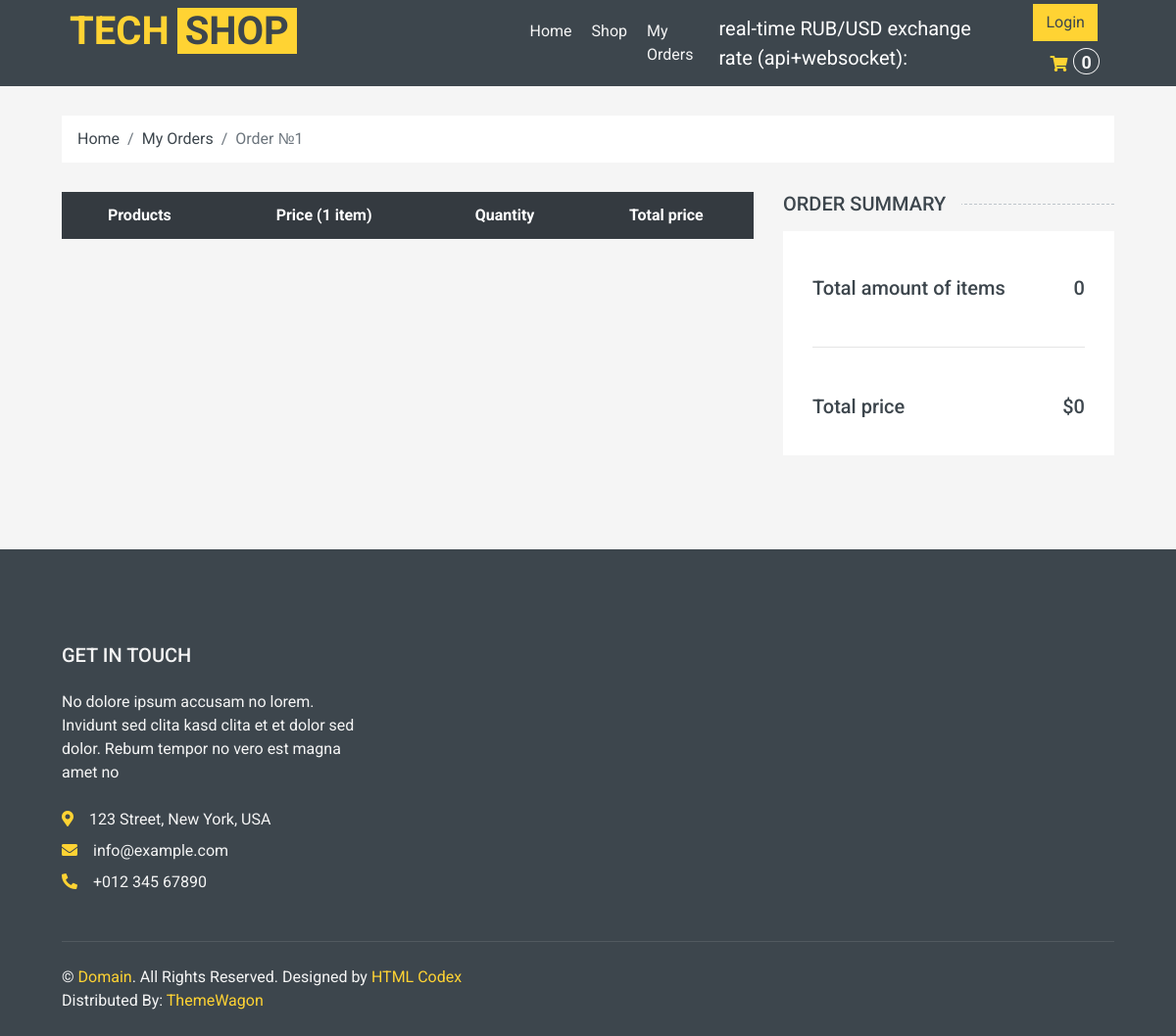
The app's page /order_detail/1 with its own data.
### shop/models.py (models this page shows, shortened)
class Order(models.Model):
    STATUS = (
    ("Pending", "Pending"),
    ("Ready", "Ready"),
    ("Delivered", "Delivered"),
    ("Cart", "Cart"),
    )
    date_created = models.DateTimeField(null = True)
    products = models.ManyToManyField("Product")
    customer = models.ForeignKey(User, blank = True, null = True, on_delete = models.SET_NULL)
    status = models.CharField(choices = STATUS, default = "Pending", max_length = 255)
    date_added = models.DateTimeField(auto_now_add = True, null = True)
    @property
    def order_total_price(self):
        return sum([item.total_item_price for item in self.orderitem_set.all()])
    @property
    def order_total_quantity(self):
        return sum([item.quantity for item in self.orderitem_set.all()])

### shop/views.py (the view)
# urls.py: path('order_detail/<int:order_id>', Shop.order_detail, name = "order_detail"),
    def order_detail(request, order_id):
        order = Order.objects.get(id=order_id)
        order_items = OrderItem.objects.all().filter(order = order)
        ctx = {
        "order":order,
        "order_items" : order_items,
        "crt_total_quantity": Shop.get_cart_total(request),
        }
        return render(request, "orders/order_detail.html", ctx)

### shop/views.py (called while the page is built)
    @staticmethod
    def get_cart_total(request):
        user = request.user
        if request.user.is_authenticated:
            crt, created = Order.objects.get_or_create(customer = user, status = "Cart")
        else:
            crt, created = Order.objects.get_or_create(customer = None, status = "Cart")
        return crt.order_total_quantity

### templates/orders/order_detail.html (shortened to what this page needs)
{%extends "main.html"%}
{%load static%}
{%block cart%}
    <div class="container-fluid">
        <div class="row px-xl-5">
            <div class="col-12">
                <nav class="breadcrumb bg-light mb-30">
                    <a class="breadcrumb-item text-dark" href="{%url 'index'%}">Home</a>
                    <a class="breadcrumb-item text-dark" href="{%url 'my_orders'%}">My Orders</a>
                    <span class="breadcrumb-item active">Order №{{order.id}}</span>
                </nav>
            </div>
        </div>
    </div>
    <div class="container-fluid">
        <div class="row px-xl-5">
            <div class="col-lg-8 table-responsive mb-5">
                <table class="table table-light table-borderless table-hover text-center mb-0">
                    <thead class="thead-dark">
                        <tr>
                            <th>Products</th>
                            <th>Price (1 item)</th>
                            <th>Quantity</th>
                            <th>Total price</th>
                        </tr>
                    </thead>
                </table>
            </div>
            <div class="col-lg-4">
                <h5 class="section-title position-relative text-uppercase mb-3"><span class="bg-secondary pr-3">Order Summary</span></h5>
                <div class="bg-light p-30 mb-5">
                    <div class="pt-2">
                        <div class="d-flex justify-content-between mt-2">
                            <h5>Total amount of items</h5>
                            <h5 class = "crt_total_price">{{order.order_total_quantity}}</h5>
                        </div>
                        <br>
                        <hr>
                        <br>
                        <div class="d-flex justify-content-between mt-2">
                            <h5>Total price</h5>
                            <h5 class = "crt_total_price">${{order.order_total_price}}</h5>
                        </div>
                    </div>
                </div>
            </div>
        </div>
    </div>
{%endblock%}

### records on screen
Order: id "1", order_total_quantity "0", order_total_price "0"

### other values on screen
{{ crt_total_quantity }} "0"
